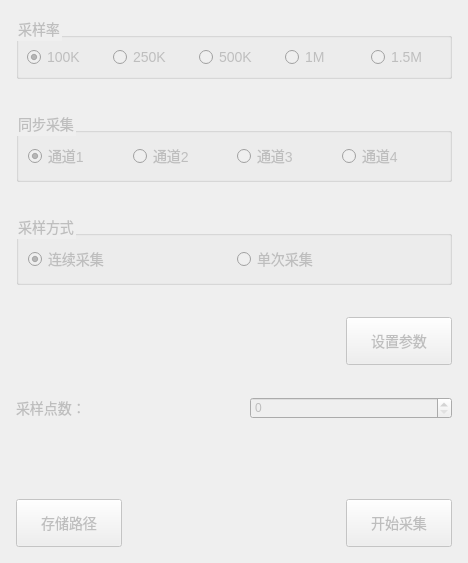
<?xml version="1.0" encoding="UTF-8"?>
<ui version="4.0">
 <class>App</class>
 <widget class="QWidget" name="App">
  <property name="enabled">
   <bool>false</bool>
  </property>
  <property name="geometry">
   <rect>
    <x>0</x>
    <y>0</y>
    <width>468</width>
    <height>498</height>
   </rect>
  </property>
  <property name="windowTitle">
   <string>Form</string>
  </property>
  <property name="styleSheet">
   <string notr="true">.QLabel{
	font-size: 14px;
}
.QRadioButton{
	font-size: 14px;
}
.QPushButton{
	font-size: 14px;
	padding: 12px;
	min-width: 80px;
}
.QGroupBox{
	font-size: 14px;
}
</string>
  </property>
  <layout class="QVBoxLayout" name="verticalLayout">
   <property name="spacing">
    <number>32</number>
   </property>
   <property name="leftMargin">
    <number>16</number>
   </property>
   <property name="topMargin">
    <number>16</number>
   </property>
   <property name="rightMargin">
    <number>16</number>
   </property>
   <property name="bottomMargin">
    <number>16</number>
   </property>
   <item>
    <widget class="QGroupBox" name="groupBox_1">
     <property name="title">
      <string>采样率</string>
     </property>
     <layout class="QHBoxLayout" name="horizontalLayout">
      <property name="spacing">
       <number>16</number>
      </property>
      <property name="leftMargin">
       <number>8</number>
      </property>
      <property name="topMargin">
       <number>8</number>
      </property>
      <property name="rightMargin">
       <number>8</number>
      </property>
      <property name="bottomMargin">
       <number>8</number>
      </property>
      <item>
       <widget class="QRadioButton" name="radioButton_rate_1">
        <property name="text">
         <string>100K</string>
        </property>
        <property name="checked">
         <bool>true</bool>
        </property>
       </widget>
      </item>
      <item>
       <widget class="QRadioButton" name="radioButton_rate_2">
        <property name="text">
         <string>250K</string>
        </property>
       </widget>
      </item>
      <item>
       <widget class="QRadioButton" name="radioButton_rate_3">
        <property name="text">
         <string>500K</string>
        </property>
       </widget>
      </item>
      <item>
       <widget class="QRadioButton" name="radioButton_rate_4">
        <property name="text">
         <string>1M</string>
        </property>
       </widget>
      </item>
      <item>
       <widget class="QRadioButton" name="radioButton_rate_5">
        <property name="text">
         <string>1.5M</string>
        </property>
       </widget>
      </item>
     </layout>
    </widget>
   </item>
   <item>
    <widget class="QGroupBox" name="groupBox_3">
     <property name="title">
      <string>同步采集</string>
     </property>
     <layout class="QHBoxLayout" name="horizontalLayout_2">
      <item>
       <widget class="QRadioButton" name="radioButton_channel_1">
        <property name="text">
         <string>通道1</string>
        </property>
        <property name="checked">
         <bool>true</bool>
        </property>
        <property name="autoExclusive">
         <bool>false</bool>
        </property>
       </widget>
      </item>
      <item>
       <widget class="QRadioButton" name="radioButton_channel_2">
        <property name="text">
         <string>通道2</string>
        </property>
        <property name="checked">
         <bool>false</bool>
        </property>
        <property name="autoExclusive">
         <bool>false</bool>
        </property>
       </widget>
      </item>
      <item>
       <widget class="QRadioButton" name="radioButton_channel_3">
        <property name="text">
         <string>通道3</string>
        </property>
        <property name="autoExclusive">
         <bool>false</bool>
        </property>
       </widget>
      </item>
      <item>
       <widget class="QRadioButton" name="radioButton_channel_4">
        <property name="text">
         <string>通道4</string>
        </property>
        <property name="autoExclusive">
         <bool>false</bool>
        </property>
       </widget>
      </item>
     </layout>
    </widget>
   </item>
   <item>
    <widget class="QGroupBox" name="groupBox_4">
     <property name="title">
      <string>采样方式</string>
     </property>
     <layout class="QHBoxLayout" name="horizontalLayout_7">
      <item>
       <widget class="QRadioButton" name="radioButton_1">
        <property name="text">
         <string>连续采集</string>
        </property>
        <property name="checked">
         <bool>true</bool>
        </property>
       </widget>
      </item>
      <item>
       <widget class="QRadioButton" name="radioButton_2">
        <property name="text">
         <string>单次采集</string>
        </property>
       </widget>
      </item>
     </layout>
    </widget>
   </item>
   <item>
    <layout class="QHBoxLayout" name="horizontalLayout_6">
     <item>
      <spacer name="horizontalSpacer">
       <property name="orientation">
        <enum>Qt::Horizontal</enum>
       </property>
       <property name="sizeHint" stdset="0">
        <size>
         <width>40</width>
         <height>20</height>
        </size>
       </property>
      </spacer>
     </item>
     <item>
      <widget class="QPushButton" name="btn_set">
       <property name="text">
        <string>设置参数</string>
       </property>
      </widget>
     </item>
    </layout>
   </item>
   <item>
    <layout class="QHBoxLayout" name="horizontalLayout_3">
     <item>
      <widget class="QLabel" name="label">
       <property name="text">
        <string>采样点数：</string>
       </property>
      </widget>
     </item>
     <item>
      <widget class="QSpinBox" name="spinBox">
       <property name="maximum">
        <number>99999999</number>
       </property>
      </widget>
     </item>
    </layout>
   </item>
   <item>
    <widget class="QLabel" name="label_path">
     <property name="text">
      <string/>
     </property>
     <property name="alignment">
      <set>Qt::AlignCenter</set>
     </property>
    </widget>
   </item>
   <item>
    <layout class="QHBoxLayout" name="horizontalLayout_5">
     <item>
      <widget class="QPushButton" name="btn_path">
       <property name="text">
        <string>存储路径</string>
       </property>
      </widget>
     </item>
     <item>
      <spacer name="horizontalSpacer_2">
       <property name="orientation">
        <enum>Qt::Horizontal</enum>
       </property>
       <property name="sizeHint" stdset="0">
        <size>
         <width>40</width>
         <height>20</height>
        </size>
       </property>
      </spacer>
     </item>
     <item>
      <widget class="QPushButton" name="btn_start">
       <property name="text">
        <string>开始采集</string>
       </property>
       <property name="checkable">
        <bool>false</bool>
       </property>
      </widget>
     </item>
    </layout>
   </item>
  </layout>
 </widget>
 <resources/>
 <connections/>
</ui>
